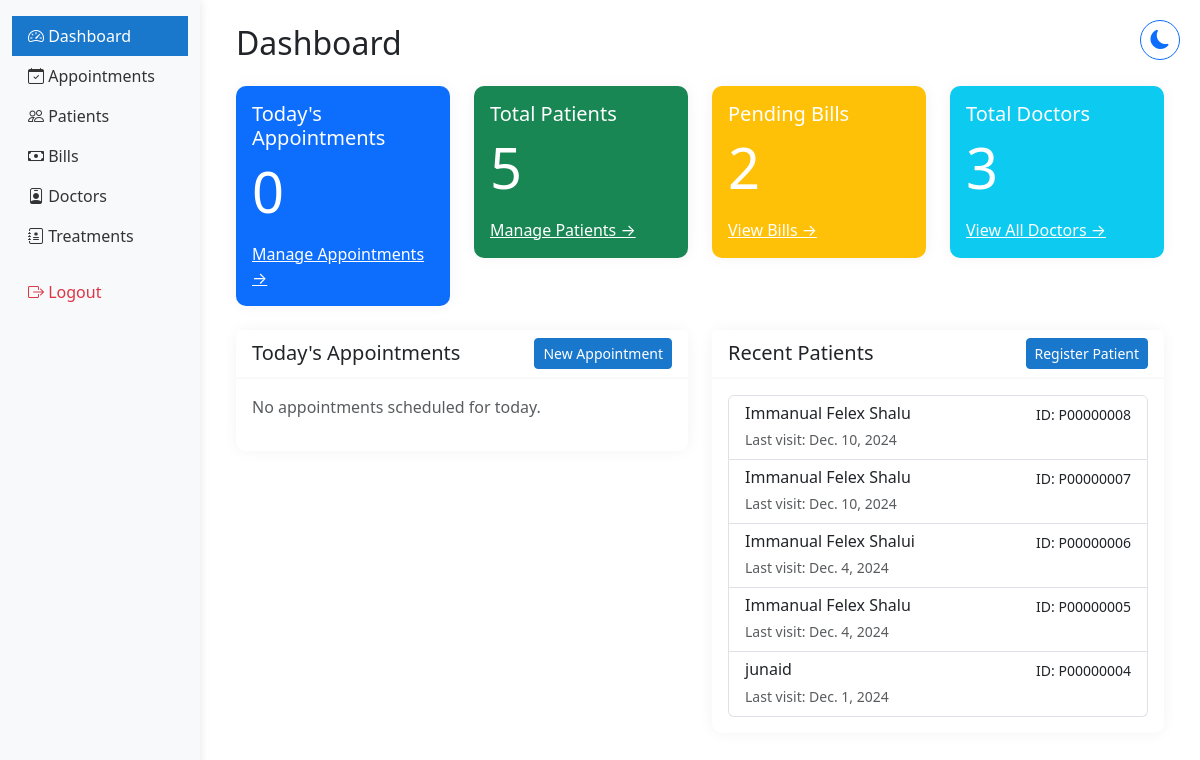
Page /staff/dashboard/ (signed in) on the earlier database version.
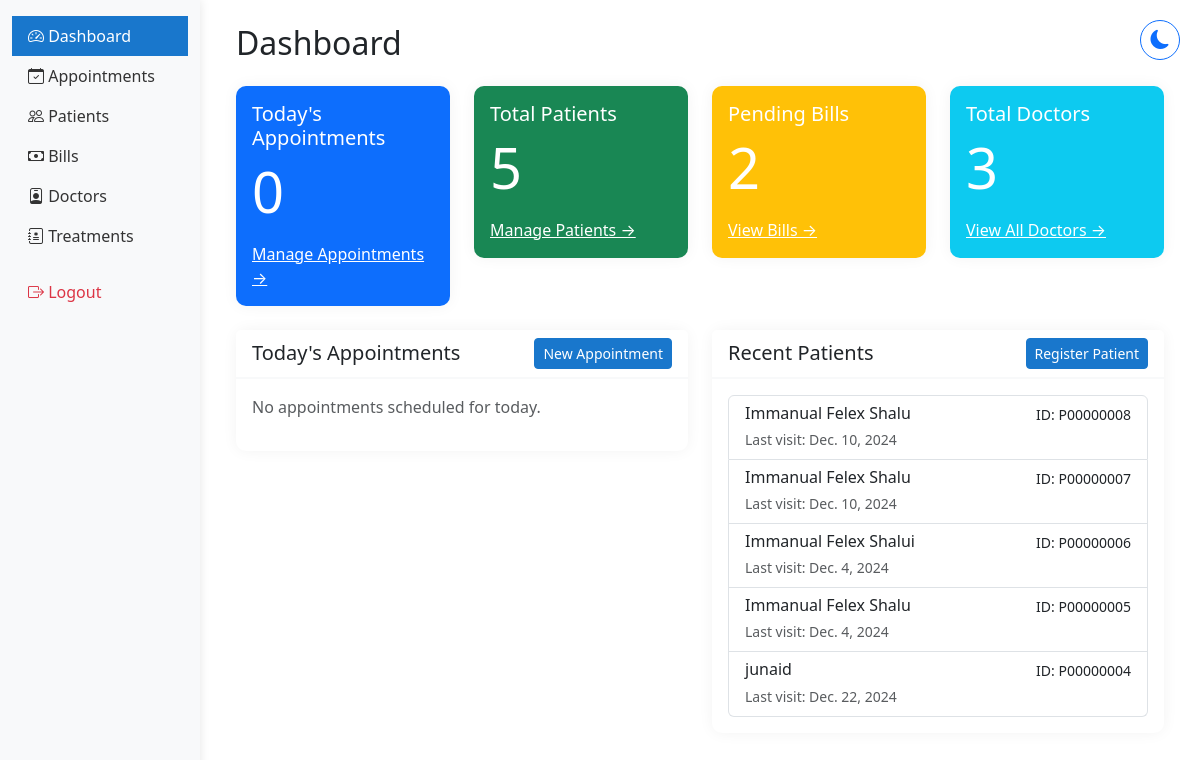
Same page on the later database version.
### hmsapp/models.py (models this page shows, shortened)
class Patient(models.Model):
    BLOOD_GROUPS = [
        ('A+', 'A+'), ('A-', 'A-'),
        ('B+', 'B+'), ('B-', 'B-'),
        ('O+', 'O+'), ('O-', 'O-'),
        ('AB+', 'AB+'), ('AB-', 'AB-'),
    ]
    GENDER_CHOICES = [
        ('MALE', 'Male'),
        ('FEMALE', 'Female'),
        ('OTHER', 'Other'),
    ]
    user = models.OneToOneField(User, on_delete=models.CASCADE)  # Changed to OneToOneField
    patient_name = models.CharField(max_length=100)  # Removed blank=True
    date_of_birth = models.DateField()
    blood_group = models.CharField(max_length=5, choices=BLOOD_GROUPS)  # Added choices
    gender = models.CharField(max_length=10, choices=GENDER_CHOICES)  # Added choices
    nationality = models.CharField(max_length=50)
    referred_by = models.CharField(max_length=100, blank=True)
    phone_number = models.CharField(max_length=15, validators=[phone_regex])
    address = models.TextField(blank=True)
    emergency_contact_name = models.CharField(max_length=100)
    emergency_contact_phone = models.CharField(max_length=15, validators=[phone_regex])
    medical_history = models.TextField(blank=True)
    drug_allergies = models.TextField(blank=True)
    food_allergies = models.TextField(blank=True)
    created_at = models.DateTimeField(auto_now_add=True)
    updated_at = models.DateTimeField(auto_now=True)
    patient_id = models.CharField(max_length=9, unique=True, blank=True)
    profile_picture = models.ImageField(
        upload_to='patients/profile_pics/',
        null=True,
        blank=True,
        validators=[FileExtensionValidator(['jpg', 'jpeg', 'png'])]
    )
    age = models.IntegerField(null=True, blank=True)

### hmsapp/views.py (the view)
# urls.py: path('staff/dashboard/', views.staff_dashboard, name='staff_dashboard'),
@login_required
@staff_required
def staff_dashboard(request):
    context = {
        'staff': get_object_or_404(StaffProfile, user=request.user),
        'todays_appointments': Appointment.objects.filter(
            appointment_date=date.today()
        ).order_by('appointment_time'),
        'recent_patients': Patient.objects.order_by('-created_at')[:5],
        'pending_bills': Bill.objects.filter(
            payment_status__in=['UNPAID', 'PARTIALLY_PAID']
        ).count(),
        'total_doctors': DoctorProfile.objects.count()
    }
    return render(request, 'staff/staff_dashboard.html', context)

### hmsapp/context_processors.py (called while the page is built)
def base_template(request):
    if request.user.is_authenticated:
        if request.user.groups.filter(name='Doctors').exists():
            base_template = 'doctor/base_doctor.html'
        elif request.user.groups.filter(name='Administrators').exists():
            base_template = 'hosp_admin/base_admin.html'
        else:
            base_template = 'staff/base_staff.html'
    else:
        base_template = 'staff/base_staff.html'
    return {'base_template': base_template}

### hmsapp/templates/staff/staff_dashboard.html (shortened to what the changed rows need)
{% extends 'staff/base_staff.html' %}
{% block content %}
<div class="container-fluid py-4">
    <h1 class="h2 mb-4">Dashboard</h1>
    <div class="row">
        <div class="col-md-6">
            <div class="card">
                <div class="card-body">
                    {% if recent_patients %}
                        <div class="list-group">
                        {% for patient in recent_patients %}
                            <a href="{% url 'view_patient' patient.id %}" class="list-group-item list-group-item-action">
                                <div class="d-flex w-100 justify-content-between">
                                    <h6 class="mb-1">{{ patient.patient_name }}</h6>
                                    <small>ID: {{ patient.patient_id }}</small>
                                </div>
                                <small class="text-muted">Last visit: {{ patient.updated_at|date }}</small>
                            </a>
                        {% endfor %}
                        </div>
                    {% else %}
                        <p class="text-muted">No recent patients.</p>
                    {% endif %}
                </div>
            </div>
        </div>
    </div>
</div>
{% endblock %}

Differences in the rows shown:
changed Patient "junaid": updated_at "Dec. 1, 2024" → "Dec. 22, 2024"
